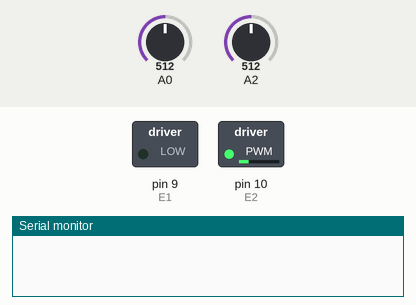
Simulated run of this sketch. Board: Arduino Uno, built with avr-gcc and run on an emulated ATmega328P. Shown: switched loads named in the sketch (green lamp = pin HIGH), the last lines printed to the serial monitor. The inputs (shaded band) are chosen by the test bench; at power-on: A2 = 512, A0 = 512.

Above: at 1.4 s.
1.5 s: A2 set to 302
3.0 s: A2 set to 275
At 4.0 s:
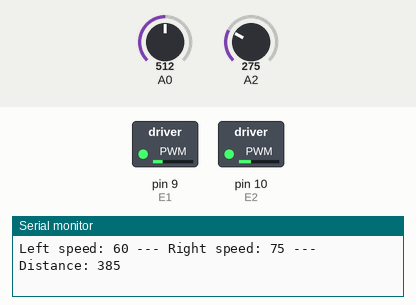
5.3 s: A0 set to 122
At 7.0 s:
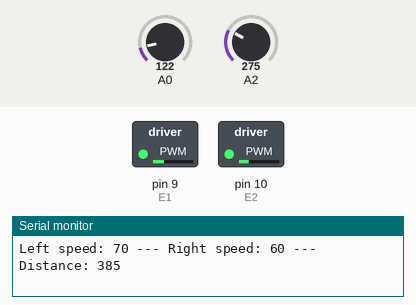
7.3 s: A0 set to 306
At 8.3 s:
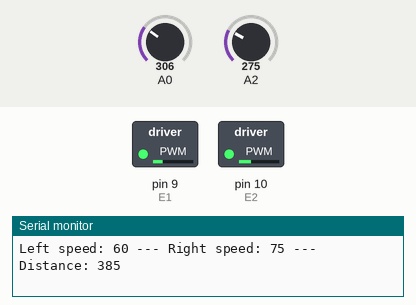
9.2 s: A0 set to 50
At 10.6 s:
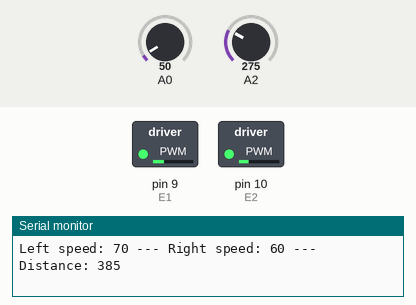
11.3 s: A2 set to 139
12.8 s: A2 set to 118
Timing chart, 0 to 15.3 s (numbered marks = the images above; inputs shaded):
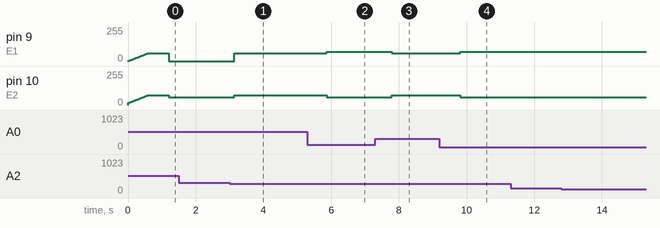

The sketch:

rob_05_12_2015.ino
```cpp
/*
 * A0 - front
 * A1 - left
 * A2 - right
 *
 * E2(D10), M2(D11) - (servo) - left
 * E1(D9), M1(D8) - (servo) - right,
 */

#define E1 9
#define M1 8
#define E2 10
#define M2 11
#define MAXSPEED 60
// Right wheel adjustment
#define ERR 15

// Sensor read transform
#define VOLTS_PER_UNIT    .0049F        // (.0049 for 10 bit A-D)
float volts;
float cm;

int AFront = 0, ALeft = 1, ARight = 2;

int DISTANCE = 400;
int TRESHOLD = 10;
int DIFF = 200;

void setup()
{
//  attachInterrupt(1, callbackFuncBal, CHANGE);
//  attachInterrupt(0, callbackFuncJobb, CHANGE);
  Serial.begin(9600);
}

float convertRead(int value)
{
  volts = (float)value * VOLTS_PER_UNIT; // ("proxSens" is from analog read)
  cm = 60.495 * pow(volts,-1.1904);     // same in cm
  if (volts < .2)
  {
    cm = -1.0;       // out of range
  }
  return cm;
}

void accRobot()
{
    for(int i=0; i < MAXSPEED; i+=1)
    {
      digitalWrite(M1,LOW);
      digitalWrite(M2,LOW);
      analogWrite(E1,i);
      analogWrite(E2,i+15);
      delay(10);
    }
}

void slowRobot()
{
  int i = MAXSPEED;//analogRead(E2);
  while (i > 0)
  {
      digitalWrite(M1,LOW);
      digitalWrite(M2,LOW);
      analogWrite(E1,i);
      analogWrite(E2,i);
      delay(10);
      i--;
  }
}

int readSensor(int sensor)
{
  long distHistory[10];
  long swapper = 0;

     for ( int i=0; i<10; i++ ) {
         distHistory[i] = analogRead(sensor) * 1.4;
         delay(10);
     }

     for(int out=0 ; out < 10; out++) {  // outer loop
       for(int in=0; in < 10; in++)  {  // inner loop
         if( distHistory[in] > distHistory[in+1] ) {   // out of order?
           swapper = distHistory[in];
           distHistory [in] = distHistory[in+1];
           distHistory[in+1] = swapper;
         }
       }
     }

     return (long) distHistory[4];
}

void go()
{
  int newLSpeed = MAXSPEED;
  int newRSpeed = MAXSPEED+ERR;

  int wall = readSensor(ARight);

  if (checkRightTurn())
  {
    turnRight();
  }
  else if (checkLeftTurn())
  {
    turnLeft();
  }
  else
  {
    if (wall > DISTANCE + TRESHOLD)
    {
      newRSpeed += 10;
      newLSpeed = MAXSPEED;
    }
    else if (wall < DISTANCE - TRESHOLD)
    {
      newLSpeed += 10;
      newRSpeed = MAXSPEED;
    }
    else
    {
      newLSpeed = MAXSPEED;
      newRSpeed = MAXSPEED;
    }
  }

  Serial.print("Left speed: ");
  Serial.print(newLSpeed);
  Serial.print(" --- ");
  Serial.print("Right speed: ");
  Serial.print(newRSpeed);
  Serial.print(" --- Distance: ");
  Serial.println(wall);

  digitalWrite(M1,LOW);
  digitalWrite(M2,LOW);
  analogWrite(E1,newLSpeed);
  analogWrite(E2,newRSpeed);
}

int checkRightTurn()
{
  int t1 = readSensor(ARight);
  delay(100);
  int t2 = readSensor(ARight);

  if (abs(t1-t2) > DIFF)
  {
    return 1;
  }
  return 0;
}

int checkLeftTurn()
{
  int t1 = readSensor(AFront);
  if (t1 > DISTANCE)
  {
    return 1;
  }
  return 0;
}

void turnLeft()
{
  while(readSensor(ARight) > DISTANCE)
  {
    analogWrite(E1,0);
    analogWrite(E2,MAXSPEED);
  }
}

void turnRight()
{
    analogWrite(E1,MAXSPEED);
    analogWrite(E2,MAXSPEED);

    for(int i=MAXSPEED; i >= 0; i--)
    {
      if (readSensor(ARight) > DISTANCE)
      {
        analogWrite(E2,i);
        analogWrite(E1, MAXSPEED);
        delay(100);
      }
      else
      {
        break;
      }
    }
}

void loop()
{
    accRobot();
    while(1)
    {
      go();
      delay(100);
    }
}
```

Measured:
- the behaviour switches between 287 and 286 on A2 (found by bisection; images 0 and 1)
- after the input at 1.5 s, every drawn part: stays the same
- after the input at 3.0 s, pin 9 (E1): 0/255 → 60/255 after 0.14 s; pin 10 (E2): 60/255 → 75/255 after 0.14 s
- after the input at 5.3 s, pin 9 (E1): 60/255 → 70/255 after 0.57 s; pin 10 (E2): 75/255 → 60/255 after 0.57 s
- after the input at 7.3 s, pin 9 (E1): 70/255 → 60/255 after 0.49 s; pin 10 (E2): 60/255 → 75/255 after 0.49 s
- after the input at 9.2 s, pin 9 (E1): 60/255 → 70/255 after 0.61 s; pin 10 (E2): 75/255 → 60/255 after 0.61 s
- by itself, pin 9 (E1): rises from 0/255 to 59/255 in 0.58 s, then falls to 0/255 in 0.62 s
- by itself, pin 10 (E2): rises from 0/255 to 74/255 in 0.59 s, then falls to 60/255 in 0.62 s
